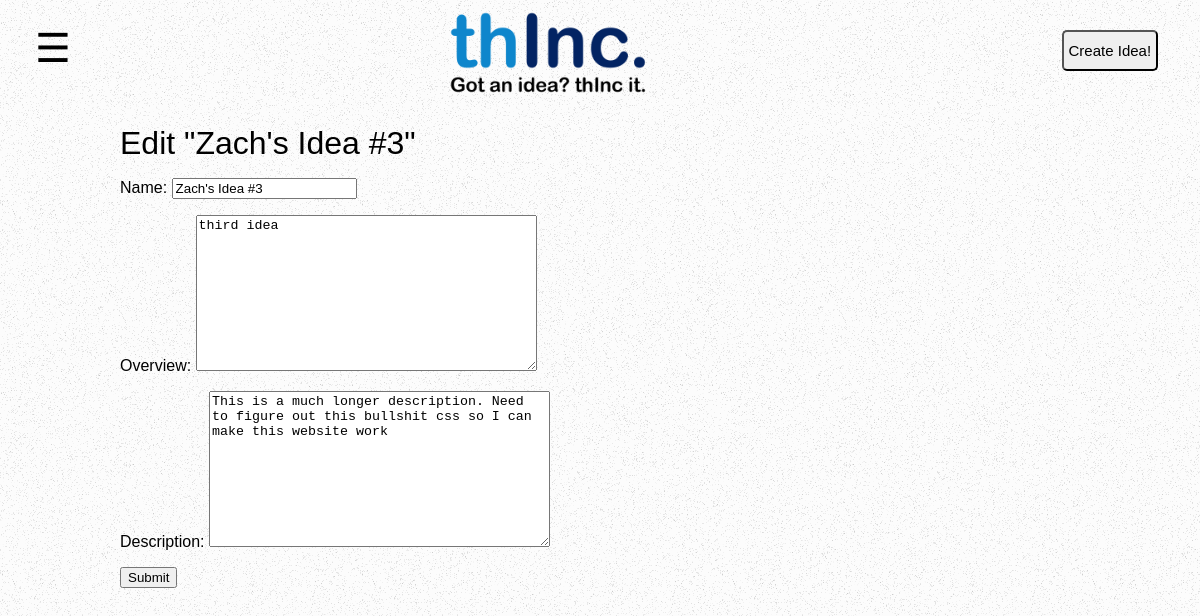
The app's page /ideas/zachs-idea-3/edit/ (signed in) with its own data.
### thinc/models.py (models this page shows, shortened)
class Idea(models.Model):
	user = models.ForeignKey('auth.User')
	name = models.CharField(max_length=255, default="", editable=True)
	overview = models.TextField()
	description = models.TextField()
	published_date = models.DateTimeField(auto_now_add=True, null=True)
	updated_date = models.DateTimeField(auto_now=True, auto_now_add=False, null=True)
	votes = models.IntegerField(default=0)
	slug = models.SlugField(unique=True)

### thinc/views.py (the view)
# urls.py: url(r'^ideas/(?P<slug>[-\w]+)/edit/$', views.edit_idea, name='edit_idea'),
@login_required
def edit_idea(request, slug):
	idea = Idea.objects.get(slug=slug)
	if idea.user != request.user:
		raise Http404
	form_class = IdeaForm
	if request.method == 'POST':
		form = form_class(data=request.POST, instance=idea)
		if form.is_valid():
			idea.votes += 1
			form.save()
			return redirect('idea_detail', slug=idea.slug)
	else:
		form = form_class(instance=idea)
	return render(request, 'ideas/edit_idea.html', {
			'idea': idea,
			'form': form,
	})

### thinc/forms.py
class IdeaForm(ModelForm):
	class Meta:
		model = Idea
		fields = ('name', 'overview', 'description',)

### thinc/templates/ideas/edit_idea.html (shortened to what this page needs)
{% extends 'base.html' %}
{% block content %}
<div class="block">
    <h1>Edit "{{ idea.name }}"</h1>
    <form role="form" action="" method="post">
        {{ form.as_p }}
        <button type="submit">Submit</button>
    </form>
</div>
{% endblock content %}

### thinc/static/css/styleJS.css (style rules this page uses)
body { font-family: "Arial Rounded MT Bold", Helvetica, sans-serif; transition: background-color .5s; margin: 0; background-image: url("../images/noise.png"); }
.block { padding: 0; margin: 20px 10%; }
h1, h3, h4, h5, h6 { margin: 0; padding: 0; font-weight: normal; }
p { font-size: 16px; }

### records on screen
Idea: name "Zach's Idea #3", overview "third idea", description "This is a much longer description. Need to figure out this bullshit css so I can make this website work"
